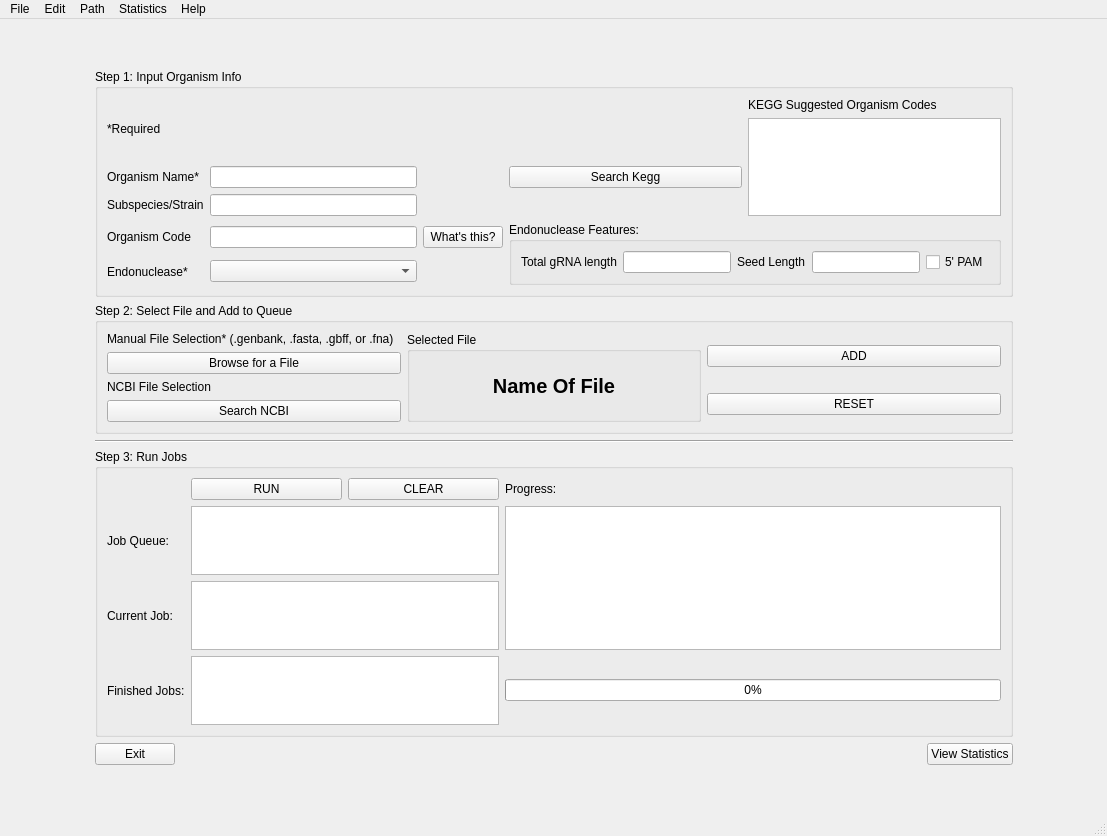
<?xml version="1.0" encoding="UTF-8"?>
<ui version="4.0">
 <class>MainWindow</class>
 <widget class="QMainWindow" name="MainWindow">
  <property name="geometry">
   <rect>
    <x>0</x>
    <y>0</y>
    <width>1107</width>
    <height>836</height>
   </rect>
  </property>
  <property name="windowTitle">
   <string>MainWindow</string>
  </property>
  <widget class="QWidget" name="centralwidget">
   <layout class="QGridLayout" name="gridLayout_9">
    <item row="1" column="0">
     <spacer name="horizontalSpacer_3">
      <property name="orientation">
       <enum>Qt::Horizontal</enum>
      </property>
      <property name="sizeHint" stdset="0">
       <size>
        <width>40</width>
        <height>20</height>
       </size>
      </property>
     </spacer>
    </item>
    <item row="0" column="1">
     <spacer name="verticalSpacer">
      <property name="orientation">
       <enum>Qt::Vertical</enum>
      </property>
      <property name="sizeHint" stdset="0">
       <size>
        <width>20</width>
        <height>40</height>
       </size>
      </property>
     </spacer>
    </item>
    <item row="1" column="1">
     <layout class="QGridLayout" name="gridLayout_6">
      <item row="1" column="0">
       <widget class="QGroupBox" name="groupBox_2">
        <property name="title">
         <string>Step 2: Select File and Add to Queue</string>
        </property>
        <layout class="QGridLayout" name="gridLayout_3">
         <item row="0" column="1" rowspan="2">
          <widget class="QGroupBox" name="groupBox_6">
           <property name="maximumSize">
            <size>
             <width>326</width>
             <height>16777215</height>
            </size>
           </property>
           <property name="title">
            <string>Selected File</string>
           </property>
           <layout class="QGridLayout" name="gridLayout_4">
            <item row="0" column="1">
             <widget class="QLabel" name="nameFile">
              <property name="font">
               <font>
                <pointsize>15</pointsize>
                <weight>75</weight>
                <bold>true</bold>
               </font>
              </property>
              <property name="text">
               <string>Name Of File</string>
              </property>
              <property name="alignment">
               <set>Qt::AlignCenter</set>
              </property>
             </widget>
            </item>
           </layout>
          </widget>
         </item>
         <item row="0" column="2">
          <widget class="QPushButton" name="submitButton">
           <property name="text">
            <string>ADD</string>
           </property>
          </widget>
         </item>
         <item row="1" column="2">
          <widget class="QPushButton" name="resetButton">
           <property name="text">
            <string>RESET</string>
           </property>
          </widget>
         </item>
         <item row="0" column="0" rowspan="2">
          <layout class="QGridLayout" name="gridLayout_7">
           <item row="0" column="0">
            <widget class="QLabel" name="label_5">
             <property name="text">
              <string>Manual File Selection* (.genbank, .fasta, .gbff, or .fna)</string>
             </property>
            </widget>
           </item>
           <item row="2" column="0">
            <widget class="QLabel" name="label_6">
             <property name="text">
              <string>NCBI File Selection</string>
             </property>
            </widget>
           </item>
           <item row="1" column="0">
            <widget class="QPushButton" name="browseForFile">
             <property name="text">
              <string>Browse for a File</string>
             </property>
            </widget>
           </item>
           <item row="3" column="0">
            <widget class="QPushButton" name="NCBI_File_Search">
             <property name="text">
              <string>Search NCBI</string>
             </property>
            </widget>
           </item>
          </layout>
         </item>
        </layout>
       </widget>
      </item>
      <item row="4" column="0">
       <widget class="Line" name="line">
        <property name="styleSheet">
         <string notr="true">border-width:3px;
color: rgb(0, 0, 0);</string>
        </property>
        <property name="orientation">
         <enum>Qt::Horizontal</enum>
        </property>
       </widget>
      </item>
      <item row="5" column="0">
       <widget class="QGroupBox" name="groupBox_7">
        <property name="title">
         <string>Step 3: Run Jobs</string>
        </property>
        <layout class="QGridLayout" name="gridLayout_8">
         <item row="0" column="0">
          <layout class="QGridLayout" name="gridLayout_5">
           <item row="4" column="2" rowspan="2">
            <widget class="QTextBrowser" name="output_browser"/>
           </item>
           <item row="6" column="0">
            <widget class="QLabel" name="Jobscomplete">
             <property name="text">
              <string>Finished Jobs:</string>
             </property>
            </widget>
           </item>
           <item row="0" column="1">
            <layout class="QHBoxLayout" name="horizontalLayout">
             <item>
              <widget class="QPushButton" name="runButton">
               <property name="text">
                <string>RUN</string>
               </property>
              </widget>
             </item>
             <item>
              <widget class="QPushButton" name="clearButton">
               <property name="text">
                <string>CLEAR</string>
               </property>
              </widget>
             </item>
            </layout>
           </item>
           <item row="6" column="1">
            <widget class="QTextBrowser" name="CompletedJobs">
             <property name="maximumSize">
              <size>
               <width>308</width>
               <height>69</height>
              </size>
             </property>
            </widget>
           </item>
           <item row="4" column="1">
            <widget class="QTextBrowser" name="JobsQueueBox">
             <property name="maximumSize">
              <size>
               <width>308</width>
               <height>69</height>
              </size>
             </property>
            </widget>
           </item>
           <item row="5" column="1">
            <widget class="QTextBrowser" name="JobInProgress">
             <property name="maximumSize">
              <size>
               <width>308</width>
               <height>69</height>
              </size>
             </property>
            </widget>
           </item>
           <item row="0" column="2">
            <widget class="QLabel" name="label_4">
             <property name="text">
              <string>Progress:</string>
             </property>
            </widget>
           </item>
           <item row="4" column="0">
            <widget class="QLabel" name="JobQueueLabel">
             <property name="text">
              <string>Job Queue:</string>
             </property>
            </widget>
           </item>
           <item row="5" column="0">
            <widget class="QLabel" name="inprogresslabel">
             <property name="text">
              <string>Current Job:</string>
             </property>
            </widget>
           </item>
           <item row="6" column="2">
            <widget class="QProgressBar" name="progressBar">
             <property name="value">
              <number>0</number>
             </property>
            </widget>
           </item>
          </layout>
         </item>
        </layout>
       </widget>
      </item>
      <item row="0" column="0">
       <widget class="QGroupBox" name="groupBox">
        <property name="title">
         <string>Step 1: Input Organism Info</string>
        </property>
        <layout class="QGridLayout" name="gridLayout_2">
         <item row="1" column="0" rowspan="3" colspan="3">
          <layout class="QGridLayout" name="gridLayout">
           <item row="3" column="0">
            <widget class="QLabel" name="Subspecies">
             <property name="text">
              <string>Subspecies/Strain</string>
             </property>
            </widget>
           </item>
           <item row="5" column="0">
            <widget class="QLabel" name="endoNameLabel">
             <property name="text">
              <string>Endonuclease*</string>
             </property>
            </widget>
           </item>
           <item row="5" column="1">
            <widget class="QComboBox" name="comboBoxEndo"/>
           </item>
           <item row="3" column="1">
            <widget class="QLineEdit" name="lineEdit_2"/>
           </item>
           <item row="4" column="1">
            <widget class="QLineEdit" name="lineEdit_3"/>
           </item>
           <item row="2" column="3">
            <widget class="QPushButton" name="KeggSearchButton">
             <property name="text">
              <string>Search Kegg</string>
             </property>
            </widget>
           </item>
           <item row="4" column="0">
            <widget class="QLabel" name="label">
             <property name="text">
              <string>Organism Code</string>
             </property>
            </widget>
           </item>
           <item row="1" column="4" rowspan="3">
            <widget class="QTableWidget" name="keggSuggested">
             <property name="maximumSize">
              <size>
               <width>253</width>
               <height>98</height>
              </size>
             </property>
             <property name="rowCount">
              <number>2</number>
             </property>
             <attribute name="horizontalHeaderVisible">
              <bool>false</bool>
             </attribute>
             <attribute name="verticalHeaderVisible">
              <bool>false</bool>
             </attribute>
             <row/>
             <row/>
            </widget>
           </item>
           <item row="4" column="2">
            <widget class="QPushButton" name="whatsthisButton">
             <property name="text">
              <string>What's this?</string>
             </property>
            </widget>
           </item>
           <item row="0" column="4">
            <widget class="QLabel" name="keggTitle">
             <property name="text">
              <string>KEGG Suggested Organism Codes</string>
             </property>
            </widget>
           </item>
           <item row="2" column="0">
            <widget class="QLabel" name="OrganismName">
             <property name="text">
              <string>Organism Name*</string>
             </property>
            </widget>
           </item>
           <item row="2" column="1">
            <widget class="QLineEdit" name="lineEdit_1"/>
           </item>
           <item row="4" column="3" rowspan="2" colspan="2">
            <widget class="QGroupBox" name="groupBox_3">
             <property name="title">
              <string>Endonuclease Features:</string>
             </property>
             <layout class="QHBoxLayout" name="horizontalLayout_2">
              <item>
               <widget class="QLabel" name="label_3">
                <property name="text">
                 <string>Total gRNA length</string>
                </property>
               </widget>
              </item>
              <item>
               <widget class="QLineEdit" name="tot_len_box"/>
              </item>
              <item>
               <widget class="QLabel" name="label_2">
                <property name="text">
                 <string>Seed Length</string>
                </property>
               </widget>
              </item>
              <item>
               <widget class="QLineEdit" name="seed_len_box"/>
              </item>
              <item>
               <widget class="QCheckBox" name="pamBox">
                <property name="text">
                 <string>5' PAM</string>
                </property>
               </widget>
              </item>
             </layout>
            </widget>
           </item>
           <item row="0" column="0" rowspan="2">
            <widget class="QLabel" name="ReqLabel">
             <property name="text">
              <string>*Required</string>
             </property>
            </widget>
           </item>
           <item row="0" column="1" rowspan="2" colspan="3">
            <spacer name="horizontalSpacer_2">
             <property name="orientation">
              <enum>Qt::Horizontal</enum>
             </property>
             <property name="sizeHint" stdset="0">
              <size>
               <width>40</width>
               <height>20</height>
              </size>
             </property>
            </spacer>
           </item>
          </layout>
         </item>
        </layout>
       </widget>
      </item>
      <item row="6" column="0">
       <layout class="QHBoxLayout" name="horizontalLayout_3">
        <item>
         <widget class="QPushButton" name="contButton">
          <property name="text">
           <string>Exit</string>
          </property>
         </widget>
        </item>
        <item>
         <spacer name="horizontalSpacer">
          <property name="orientation">
           <enum>Qt::Horizontal</enum>
          </property>
          <property name="sizeHint" stdset="0">
           <size>
            <width>746</width>
            <height>20</height>
           </size>
          </property>
         </spacer>
        </item>
        <item>
         <widget class="QPushButton" name="viewStatButton">
          <property name="text">
           <string>View Statistics</string>
          </property>
         </widget>
        </item>
       </layout>
      </item>
     </layout>
    </item>
    <item row="3" column="1">
     <spacer name="verticalSpacer_2">
      <property name="orientation">
       <enum>Qt::Vertical</enum>
      </property>
      <property name="sizeHint" stdset="0">
       <size>
        <width>20</width>
        <height>40</height>
       </size>
      </property>
     </spacer>
    </item>
    <item row="1" column="2">
     <spacer name="horizontalSpacer_4">
      <property name="orientation">
       <enum>Qt::Horizontal</enum>
      </property>
      <property name="sizeHint" stdset="0">
       <size>
        <width>40</width>
        <height>20</height>
       </size>
      </property>
     </spacer>
    </item>
   </layout>
  </widget>
  <widget class="QMenuBar" name="menubar">
   <property name="geometry">
    <rect>
     <x>0</x>
     <y>0</y>
     <width>1107</width>
     <height>20</height>
    </rect>
   </property>
   <widget class="QMenu" name="menuFile">
    <property name="title">
     <string>File</string>
    </property>
    <addaction name="actionExisting_Organism"/>
   </widget>
   <widget class="QMenu" name="menuEdit">
    <property name="title">
     <string>Edit</string>
    </property>
    <addaction name="actionAdd_Endonuclease"/>
   </widget>
   <widget class="QMenu" name="menuPath">
    <property name="title">
     <string>Path</string>
    </property>
    <addaction name="actionChange_Directory"/>
   </widget>
   <widget class="QMenu" name="menuStatistics">
    <property name="title">
     <string>Statistics</string>
    </property>
    <addaction name="actionView_Statistics"/>
   </widget>
   <widget class="QMenu" name="menuHelp">
    <property name="title">
     <string>Help</string>
    </property>
    <addaction name="actionDocumentation"/>
    <addaction name="actionGo_to_NCBI"/>
   </widget>
   <addaction name="menuFile"/>
   <addaction name="menuEdit"/>
   <addaction name="menuPath"/>
   <addaction name="menuStatistics"/>
   <addaction name="menuHelp"/>
  </widget>
  <widget class="QStatusBar" name="statusbar"/>
  <action name="actionExisting_Organism">
   <property name="text">
    <string>Existing Organism</string>
   </property>
  </action>
  <action name="actionAdd_Endonuclease">
   <property name="text">
    <string>Add Endonuclease</string>
   </property>
  </action>
  <action name="actionView_Statistics">
   <property name="text">
    <string>View Statistics</string>
   </property>
  </action>
  <action name="actionChange_Directory">
   <property name="text">
    <string>Change Directory</string>
   </property>
  </action>
  <action name="actionDocumentation">
   <property name="text">
    <string>Documentation</string>
   </property>
  </action>
  <action name="actionGo_to_NCBI">
   <property name="text">
    <string>Go to NCBI</string>
   </property>
  </action>
 </widget>
 <resources/>
 <connections/>
</ui>
